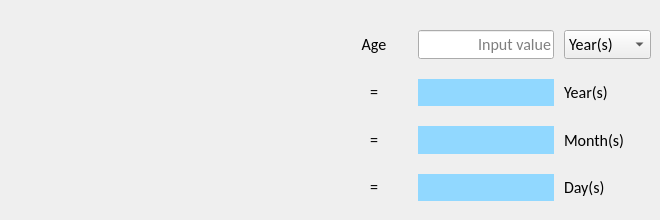
      <widget class="QWidget" name="tab_4">
       <attribute name="title">
        <string>Age</string>
       </attribute>
       <widget class="QWidget" name="gridLayoutWidget">
        <property name="geometry">
         <rect>
          <x>340</x>
          <y>30</y>
          <width>311</width>
          <height>181</height>
         </rect>
        </property>
        <layout class="QGridLayout" name="gridLayout" rowstretch="0,0,0,0" columnstretch="4,8,4">
         <property name="bottomMargin">
          <number>10</number>
         </property>
         <property name="horizontalSpacing">
          <number>10</number>
         </property>
         <property name="verticalSpacing">
          <number>20</number>
         </property>
         <item row="2" column="2">
          <widget class="QLabel" name="label_ageinput_3">
           <property name="font">
            <font>
             <family>Calibri</family>
             <pointsize>12</pointsize>
             <bold>false</bold>
            </font>
           </property>
           <property name="text">
            <string>Month(s)</string>
           </property>
           <property name="alignment">
            <set>Qt::AlignLeading|Qt::AlignLeft|Qt::AlignVCenter</set>
           </property>
          </widget>
         </item>
         <item row="1" column="0">
          <widget class="QLabel" name="label_ageinput_5">
           <property name="font">
            <font>
             <family>Calibri</family>
             <pointsize>12</pointsize>
             <bold>false</bold>
            </font>
           </property>
           <property name="text">
            <string>=</string>
           </property>
           <property name="alignment">
            <set>Qt::AlignCenter</set>
           </property>
          </widget>
         </item>
         <item row="0" column="2">
          <widget class="QComboBox" name="comboBox_age">
           <property name="font">
            <font>
             <family>Calibri</family>
             <pointsize>12</pointsize>
             <bold>false</bold>
            </font>
           </property>
           <item>
            <property name="text">
             <string>Year(s)</string>
            </property>
           </item>
           <item>
            <property name="text">
             <string>Month(s)</string>
            </property>
           </item>
           <item>
            <property name="text">
             <string>Day(s)</string>
            </property>
           </item>
          </widget>
         </item>
         <item row="1" column="1">
          <widget class="QLabel" name="label_ageresulty">
           <property name="palette">
            <palette>
             <active>
              <colorrole role="Button">
               <brush brushstyle="SolidPattern">
                <color alpha="255">
                 <red>145</red>
                 <green>216</green>
                 <blue>255</blue>
                </color>
               </brush>
              </colorrole>
              <colorrole role="Base">
               <brush brushstyle="SolidPattern">
                <color alpha="255">
                 <red>145</red>
                 <green>216</green>
                 <blue>255</blue>
                </color>
               </brush>
              </colorrole>
              <colorrole role="Window">
               <brush brushstyle="SolidPattern">
                <color alpha="255">
                 <red>145</red>
                 <green>216</green>
                 <blue>255</blue>
                </color>
               </brush>
              </colorrole>
             </active>
             <inactive>
              <colorrole role="Button">
               <brush brushstyle="SolidPattern">
                <color alpha="255">
                 <red>145</red>
                 <green>216</green>
                 <blue>255</blue>
                </color>
               </brush>
              </colorrole>
              <colorrole role="Base">
               <brush brushstyle="SolidPattern">
                <color alpha="255">
                 <red>145</red>
                 <green>216</green>
                 <blue>255</blue>
                </color>
               </brush>
              </colorrole>
              <colorrole role="Window">
               <brush brushstyle="SolidPattern">
                <color alpha="255">
                 <red>145</red>
                 <green>216</green>
                 <blue>255</blue>
                </color>
               </brush>
              </colorrole>
             </inactive>
             <disabled>
              <colorrole role="Button">
               <brush brushstyle="SolidPattern">
                <color alpha="255">
                 <red>145</red>
                 <green>216</green>
                 <blue>255</blue>
                </color>
               </brush>
              </colorrole>
              <colorrole role="Base">
               <brush brushstyle="SolidPattern">
                <color alpha="255">
                 <red>145</red>
                 <green>216</green>
                 <blue>255</blue>
                </color>
               </brush>
              </colorrole>
              <colorrole role="Window">
               <brush brushstyle="SolidPattern">
                <color alpha="255">
                 <red>145</red>
                 <green>216</green>
                 <blue>255</blue>
                </color>
               </brush>
              </colorrole>
             </disabled>
            </palette>
           </property>
           <property name="font">
            <font>
             <family>Calibri</family>
             <pointsize>12</pointsize>
             <bold>false</bold>
            </font>
           </property>
           <property name="styleSheet">
            <string notr="true">QLabel{background-color: rgb(145, 216, 255)}</string>
           </property>
           <property name="text">
            <string/>
           </property>
           <property name="alignment">
            <set>Qt::AlignRight|Qt::AlignTrailing|Qt::AlignVCenter</set>
           </property>
          </widget>
         </item>
         <item row="1" column="2">
          <widget class="QLabel" name="label_ageinput_2">
           <property name="font">
            <font>
             <family>Calibri</family>
             <pointsize>12</pointsize>
             <bold>false</bold>
            </font>
           </property>
           <property name="text">
            <string>Year(s)</string>
           </property>
           <property name="alignment">
            <set>Qt::AlignLeading|Qt::AlignLeft|Qt::AlignVCenter</set>
           </property>
          </widget>
         </item>
         <item row="0" column="0">
          <widget class="QLabel" name="label_ageinput">
           <property name="font">
            <font>
             <family>Calibri</family>
             <pointsize>12</pointsize>
             <bold>false</bold>
            </font>
           </property>
           <property name="text">
            <string>Age</string>
           </property>
           <property name="alignment">
            <set>Qt::AlignCenter</set>
           </property>
          </widget>
         </item>
         <item row="2" column="0">
          <widget class="QLabel" name="label_ageinput_9">
           <property name="font">
            <font>
             <family>Calibri</family>
             <pointsize>12</pointsize>
             <bold>false</bold>
            </font>
           </property>
           <property name="text">
            <string>=</string>
           </property>
           <property name="alignment">
            <set>Qt::AlignCenter</set>
           </property>
          </widget>
         </item>
         <item row="0" column="1">
          <widget class="QLineEdit" name="lineEdit_age">
           <property name="font">
            <font>
             <family>Calibri</family>
             <pointsize>12</pointsize>
             <bold>false</bold>
            </font>
           </property>
           <property name="alignment">
            <set>Qt::AlignRight|Qt::AlignTrailing|Qt::AlignVCenter</set>
           </property>
           <property name="placeholderText">
            <string>Input value</string>
           </property>
          </widget>
         </item>
         <item row="2" column="1">
          <widget class="QLabel" name="label_ageresultm">
           <property name="font">
            <font>
             <family>Calibri</family>
             <pointsize>12</pointsize>
             <bold>false</bold>
            </font>
           </property>
           <property name="styleSheet">
            <string notr="true">QLabel{background-color: rgb(145, 216, 255)}</string>
           </property>
           <property name="text">
            <string/>
           </property>
           <property name="alignment">
            <set>Qt::AlignRight|Qt::AlignTrailing|Qt::AlignVCenter</set>
           </property>
          </widget>
         </item>
         <item row="3" column="0">
          <widget class="QLabel" name="label_ageinput_19">
           <property name="font">
            <font>
             <family>Calibri</family>
             <pointsize>12</pointsize>
             <bold>false</bold>
            </font>
           </property>
           <property name="text">
            <string>=</string>
           </property>
           <property name="alignment">
            <set>Qt::AlignCenter</set>
           </property>
          </widget>
         </item>
         <item row="3" column="1">
          <widget class="QLabel" name="label_ageresultd">
           <property name="font">
            <font>
             <family>Calibri</family>
             <pointsize>12</pointsize>
             <bold>false</bold>
            </font>
           </property>
           <property name="styleSheet">
            <string notr="true">QLabel{background-color: rgb(145, 216, 255)}</string>
           </property>
           <property name="text">
            <string/>
           </property>
           <property name="alignment">
            <set>Qt::AlignRight|Qt::AlignTrailing|Qt::AlignVCenter</set>
           </property>
          </widget>
         </item>
         <item row="3" column="2">
          <widget class="QLabel" name="label_ageinput_4">
           <property name="font">
            <font>
             <family>Calibri</family>
             <pointsize>12</pointsize>
             <bold>false</bold>
            </font>
           </property>
           <property name="text">
            <string>Day(s)</string>
           </property>
           <property name="alignment">
            <set>Qt::AlignLeading|Qt::AlignLeft|Qt::AlignVCenter</set>
           </property>
          </widget>
         </item>
        </layout>
       </widget>
      </widget>
